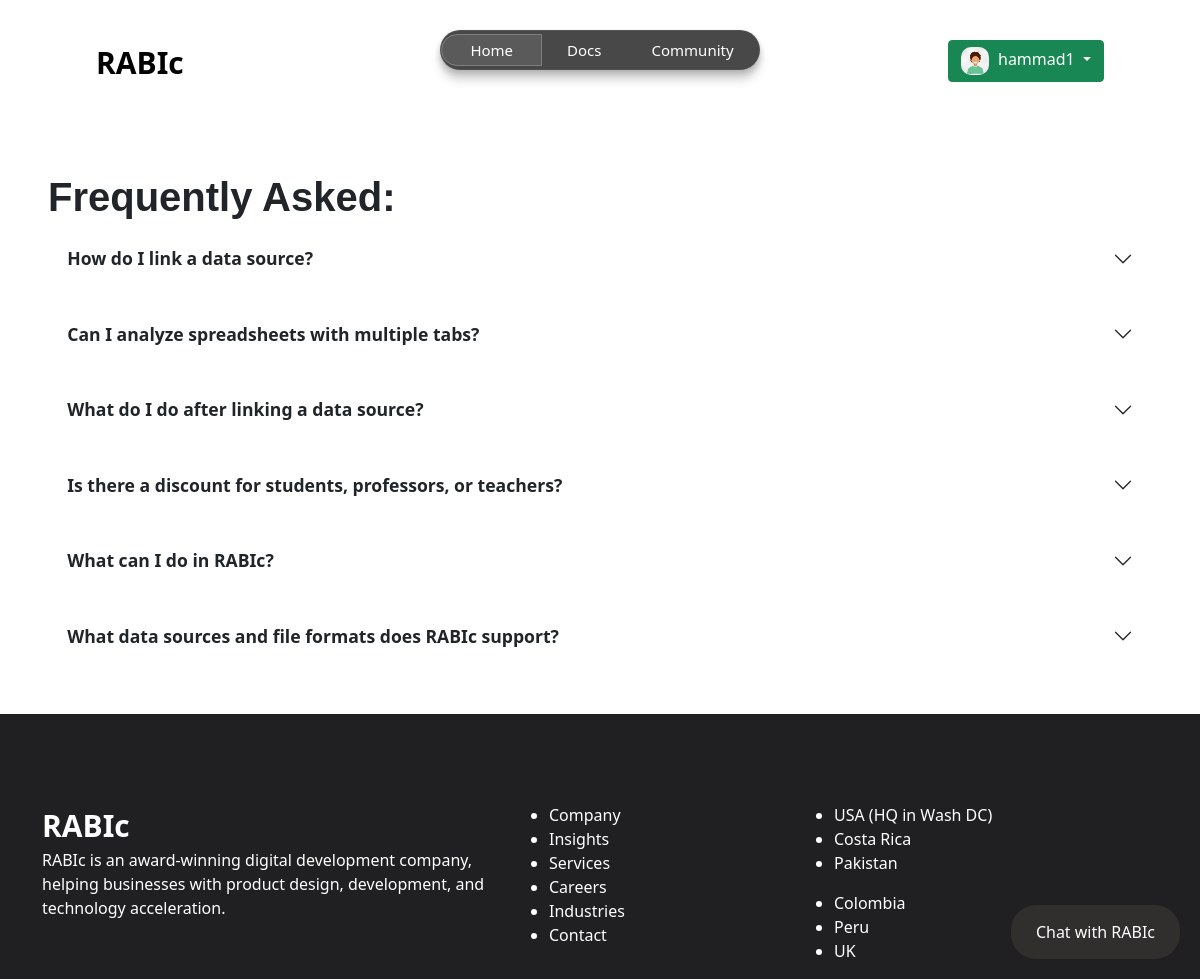
Page /docs (signed in) on the committed database.
### home/models.py (models this page shows, shortened)
class Signup(models.Model):
    id = models.AutoField(primary_key=True)
    username = models.CharField(max_length=128, default="default_user")
    email = models.EmailField(max_length=255, null=False, blank=False)
    image = models.ImageField(upload_to='static/profile_pictures/', null=True, blank=True)
    pwd = models.CharField(max_length=128)
    date = models.DateField(default=datetime.date.today)

### home/views.py (the view)
# urls.py: path('docs', views.docs, name='docs'),
def docs(request):
    id = request.session.get('id')
    if id:
        user=Signup.objects.get(id=id)
        faq_questions = [
            "How do I link a data source?",
            "Can I analyze spreadsheets with multiple tabs?",
            "What do I do after linking a data source?",
            "Is there a discount for students, professors, or teachers?",
            "What can I do in RABIc?",
            "What data sources and file formats does RABIc support?"
        ]
        context = {
            'button_styles': button_styles,
            'button_display': button_display,
            'username': user.username if user else None,
            'image': user.image if user else None,
            'faq_questions': faq_questions  # Add this to the context
        }
        return render(request, 'docs.html', context)
    else:
        return render(request, 'docs.html')

### Templates/docs.html (shortened to what this page needs)
{% extends "index.html" %}
{% block body %}
<div>
    <div class="accordion-container mx-5 my-5">
        <h1 style="font-family:'Bebas Neue', sans-serif; font-weight:700">Frequently Asked:</h1>
        <div class="accordion accordion-flush" id="accordionFlushExample">
            {% for question in faq_questions %}
            <div class="accordion-item">
                <h2 class="accordion-header" id="flush-heading{{forloop.counter}}">
                    <button class="accordion-button collapsed" type="button" data-bs-toggle="collapse"
                            data-bs-target="#flush-collapse{{forloop.counter}}" aria-expanded="false"
                            aria-controls="flush-collapse{{forloop.counter}}">
                        <strong>{{ question }}</strong>
                    </button>
                </h2>
            </div>
            {% endfor %}
        </div>
    </div>
</div>
{% endblock body %}

### Templates/index.html (shortened to what this page needs)
<!DOCTYPE html>
<html lang="en">
    {% load static %}
<head>
    <link rel="stylesheet" href="{% static 'style.css' %}">
    <link href="https://cdn.jsdelivr.net/npm/bootstrap@5.0.2/dist/css/bootstrap.min.css" rel="stylesheet"
>
    <link rel="stylesheet" href="https://cdnjs.cloudflare.com/ajax/libs/font-awesome/5.15.4/css/all.min.css">
</head>
<body>
    <nav>
        <a href="/" class="logo">RABIc</a>
        <div class="navcenter">
            <div class="Item_item__h59_f active" style="opacity:1;transform:none">
                <a href="{% url "index" %}">Home</a>
            </div>
            <div class="Item_item__h59_f" style="opacity:1;transform:none">
                <a href="{% url "docs" %}">Docs</a>
            </div>
            <div class="Item_item__h59_f" style="opacity:1;transform:none">
                <a href="{% url "community" %}">Community</a>
            </div>
        </div>
        <div class="navbutton" style=" right: 7vw; z-index: 1050;">
            <div class="btn-group" style="display: {% if button_display %} {{button_display}} {% else %} none {% endif %};">
                <button type="button" class="btn btn-success dropdown-toggle" data-bs-toggle="dropdown" aria-expanded="false">
                <img width="28" height="28" style="margin: 0px 5px 0px 0px; border-radius: 10px;" src="{{image}}" loading="lazy">
                {{username}}
                </button>
            </div>
    </nav>
{% block body %}{% endblock body %}
    <div class="footer">
        <footer class="Tp__footer-main d-flex custom-conatiner">
            <div class="container">
                <div class="row">
                    <div class="col-md-5 col-sm-12 box sm-order-1">
                        <div class="footer-content">
                            <a href="#/" class="custom-logo-link" rel="home" style="    font-size: 30px;font-weight: 700; color: rgb(255, 255, 255); text-decoration: none;">RABIc</a>
                            <p>RABIc is an award-winning digital development company, helping businesses with product
                                design, development, and technology acceleration.</p>
                        </div>
                    </div>
                    <div class="col-md-3 col-12 box sm-order-2">
                        <div class="quick-links">
                            <ul id="menu-footer-menu" class="list-style-none">
                                <li id="menu-item-14811"
                                    class="menu-item menu-item-type-post_type menu-item-object-page menu-item-14811"><a
                                        href="#/about/" target="_top">Company</a></li>
                                <li id="menu-item-14401"
                                    class="menu-item menu-item-type-post_type menu-item-object-page menu-item-14401"><a
                                        href="#/news-insights/" target="_top">Insights</a></li>
                                <li id="menu-item-16847"
                                    class="menu-item menu-item-type-post_type menu-item-object-page menu-item-16847"><a
                                        href="#/services/" target="_top">Services</a></li>
                                <li id="menu-item-14400"
                                    class="menu-item menu-item-type-post_type menu-item-object-page menu-item-14400"><a
                                        href="#/life-at-RABIc/" target="_top">Careers</a></li>
                                <li id="menu-item-16848"
                                    class="menu-item menu-item-type-post_type menu-item-object-page menu-item-16848"><a
                                        href="#/casestudies/" target="_top">Industries</a></li>
                                <li id="menu-item-16851"
                                    class="menu-item menu-item-type-post_type menu-item-object-page menu-item-16851"><a
                                        href="#/get-in-touch/" target="_top">Contact</a></li>
                            </ul>
                        </div>
                    </div>
                    <div class="col-md-4 col-12 box sm-order-3">
                        <div class="contry-list">
                            <ul class="list-style-none padded-list">
                                <li>USA (HQ in Wash DC)</li>
                                <li>Costa Rica</li>
                                <li>Pakistan</li>
                            </ul>
                            <ul class="list-style-none padded-list">
                                <li>Colombia</li>
                                <li>Peru </li>
                                <li>UK</li>
                            </ul>
                        </div>
                    </div>
                </div>
            </div>
        </footer>
    </div>
    <button onclick="toggleChat()" id="chat-toggle"
            style="position: fixed; bottom: 20px; right: 20px;
                   background: #312e2e; color: white; border: none;
                   padding: 15px 25px; border-radius: 25px;
                   cursor: pointer; z-index: 999;">
        Chat with RABIc
    </button>
</body>
</html>

### static/style.css (style rules this page uses)
* { margin: 0; padding: 0; box-sizing: border-box; }
body { height: 100%; font-family: Arial, sans-serif; overflow-x: hidden; scroll-behavior: smooth; background-color: #002bff; }
nav { background: transparent; display: flex; justify-content: space-between; padding: 5vh 8vw; }
.logo { font-size: 30px; font-weight: 700; color: rgb(0, 0, 0); text-decoration: none; }
.navcenter { border-radius: 30px; transform: translateX(-50%); width: 320px; display: flex; align-items: center; justify-content: center; background-color: #141414c6; position: fixed; height: 40px; top: 30px; left: 50%; transform: translateX(-50%); backdrop-filter: blur(25px); z-index: 999; border: 1px solid hsla(0, 0%, 100%, .04); box-shadow: 0 3px 6px rgba(0, 0, 0, .188), 0 10px 10px rgba(0, 0, 0, .169); transition: box-shadow .7s ease-in-out; }
.Item_item__h59_f a { padding: 5px 25px; color: white; text-decoration: none; font-size: 15px; transition: background-color 0.3s; }
.active { background-color: rgba(255, 255, 255, 0.1); border: 0.5px solid rgb(128, 125, 125); border-radius: 20px 0px 0px 20px; padding: 3px; }
.Tp__footer-main { background-color: #202022; color: #fff; padding-top: 89px; flex-direction: column; }
.d-flex { display: -ms-flexbox !important; display: flex !important; }
.col-md-3 a { display: flex; color: #fff; text-decoration: none; }

### Templates/docs.html (style rules this page uses)
.accordion-item { border: none; margin-bottom: 1rem; background: #f8f9fa; border-radius: 8px; overflow: hidden; }
.accordion-button { background: #fff; padding: 1.2rem; font-size: 1.1rem; transition: all 0.3s ease; }

### rows in the picture
Signup: image (picture), username "hammad1"

### other values in the picture
{{ question }} "How do I link a data source?" "Can I analyze spreadsheets with multiple tabs?" "What do I do after linking a data source?" "Is there a discount for students, professors, or teachers?" "What can I do in RABIc?" "What data sources and file formats does RABIc support?"
